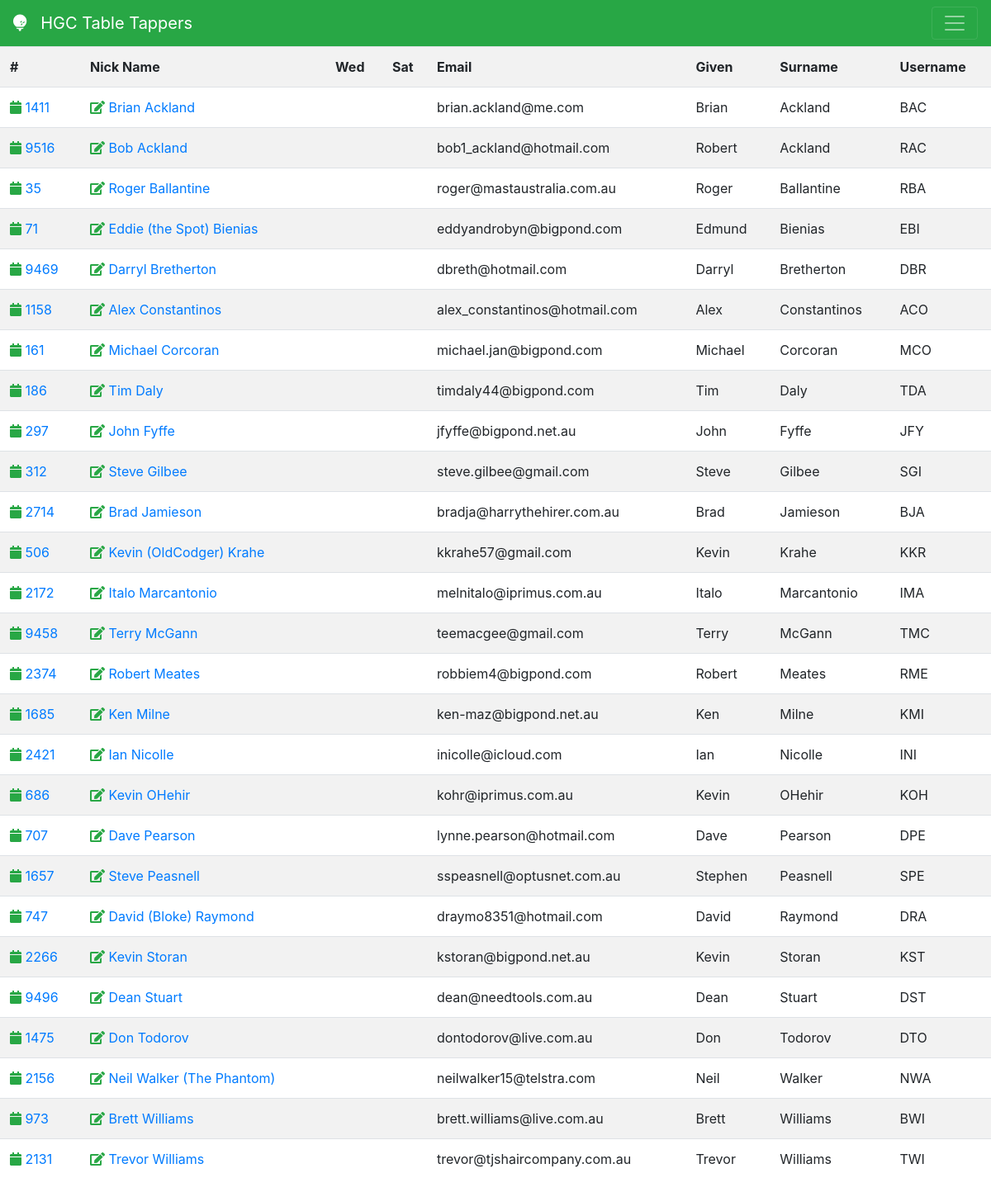
/Players.php, run on an earlier commit of the app's database.
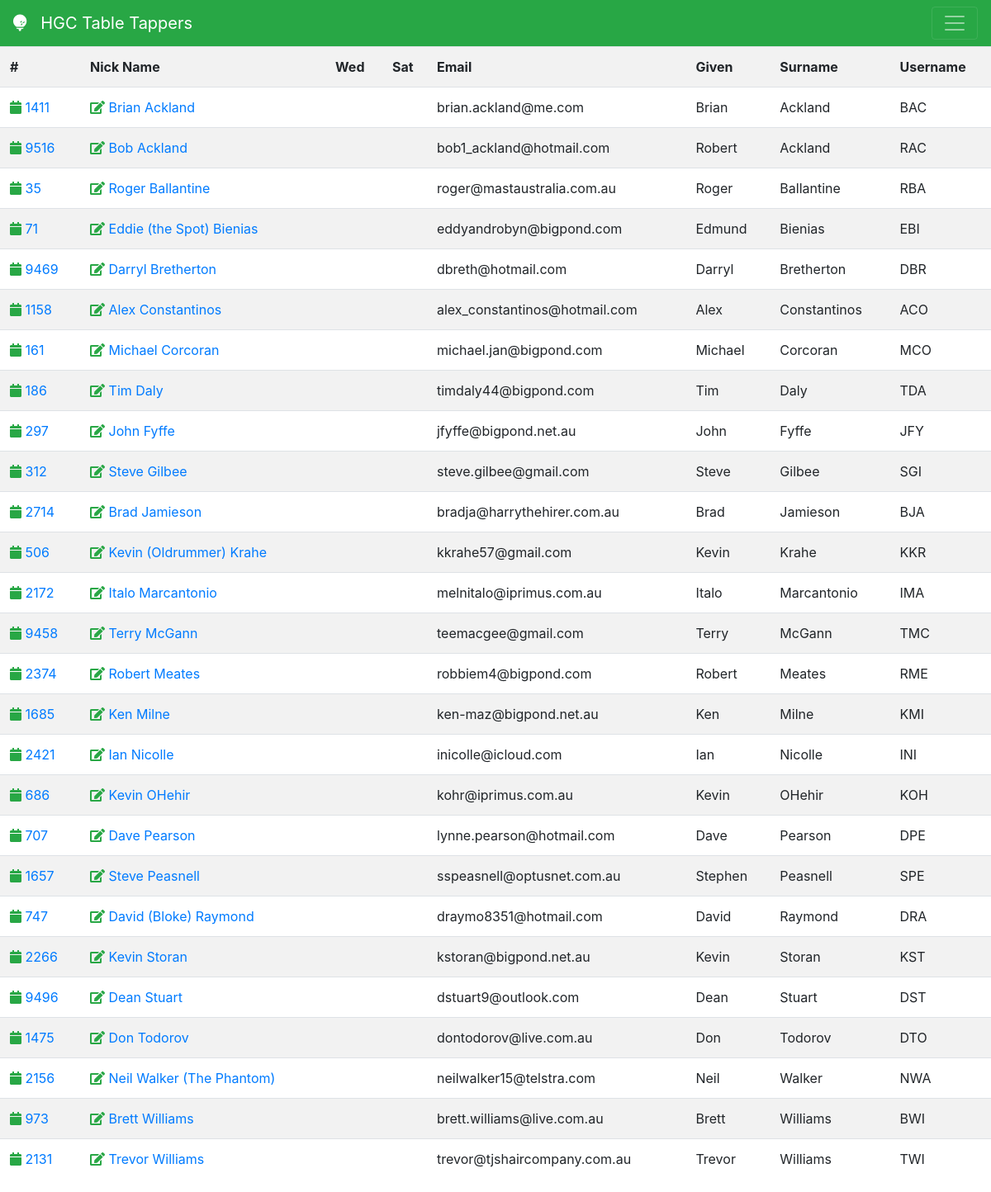
And on a later commit of the database.
### tables this page shows
CREATE TABLE `players` (
  `ID` int(5) NOT NULL AUTO_INCREMENT,
  `MemberNo` int(5) NOT NULL,
  `Given` varchar(50) NOT NULL,
  `Surname` varchar(50) NOT NULL,
  `Name` varchar(50) NOT NULL,
  `Email` varchar(50) NOT NULL,
  `Saturday` int(11) DEFAULT '1',
  `username` varchar(50) DEFAULT NULL,
  `Wednesday` tinyint(11) NOT NULL DEFAULT '0',
  PRIMARY KEY (`ID`)
);

### Players.php (the view, shortened to what this page needs)
<?php
require "Database.php";
$sql="SELECT * FROM Players
      Order By surname, given";
$results = mysqli_query($link,$sql);
require "Header.php";
require "Navigation.php"; ?>
<div class="table-responsive">
<?php
    echo "<table class='table-striped table table-hover'><tr><th scope=col>#</th>".
             "<th scope=col>Nick Name</th>".
             "<th scope=col class='text-center'>Wed</th>".
             "<th scope=col class='text-center'>Sat</th>".
             "<th scope=col>Email</th>".
             "<th scope=col>Given</th>".
             "<th scope=col>Surname</th>".
             "<th scope=col>Username</th></tr>";
if ($results) {
  while ($row = mysqli_fetch_array($results)) {
    $Sat=($row[6]=='1')? "<i class=\"fas fa-golf-club text-success\"></i>":"";
    $Wed=($row[8]=='1')? "<i class=\"fas fa-golf-club text-success\"></i>":"";
    echo "<tr>".
             "<td class='text-nowrap'>".
             "<a href='PlayerDates.php?PlayerId=".$row[0]."'>".
             "<i class=\"fas fa-calendar text-success\"></i>&nbsp;".
             $row[1]."<a></td>".
             "<td class='text-nowrap'><a href='EditPlayer.php?ID=".$row[0]."'>".
             "<i class=\"fas fa-edit text-success\"></i>&nbsp;".
             $row[4]."<a></td>".
             "<td class='text-center'>$Wed</td>".
             "<td class='text-center'>$Sat</td>".
             "<td>".$row[5]."</td>".
             "<td>".$row[2]."</td>".
             "<td>".$row[3]."</td>".
             "<td>".$row[7]."</td></tr>";
  }
}
?>
</table>
</div>
<?php require "Footer.php"?>

### Header.php (shortened to what this page needs)
<!doctype html>
<html lang="en">
  <head>
    <link rel="stylesheet"
          href="https://stackpath.bootstrapcdn.com/bootstrap/4.1.1/css/bootstrap.min.css"
>
    <link rel="stylesheet"
          href="https://pro.fontawesome.com/releases/v5.0.13/css/all.css"
>
  </head>
  <body>

### Navigation.php (shortened to what this page needs)
<nav class="navbar navbar-dark bg-success">
       <a class="navbar-brand" href="#">
       <i class="fas fa-golf-ball"></i>&nbsp;&nbsp;
       HGC Table Tappers </a>
      <button class="navbar-toggler collapsed" type="button" data-toggle="collapse" data-target="#navbarsExample01" aria-controls="navbarsExample01" aria-expanded="false" aria-label="Toggle navigation">
        <span class="navbar-toggler-icon"></span>
      </button>
    </nav>

### Footer.php (shortened to what this page needs)
</body></html>

What changed in the data, as far as the page shows it:
changed players "kkrahe57@gmail.com": Name "Kevin (OldCodger) Krahe" → "Kevin (Oldrummer) Krahe"
changed players "Dean Stuart": Email "dean@needtools.com.au" → "dstuart9@outlook.com"
